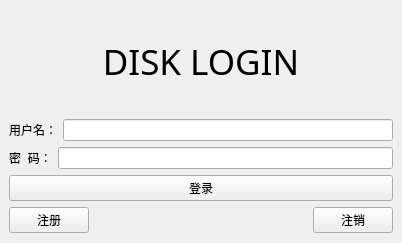
<?xml version="1.0" encoding="UTF-8"?>
<ui version="4.0">
 <class>clientWin</class>
 <widget class="QMainWindow" name="clientWin">
  <property name="geometry">
   <rect>
    <x>0</x>
    <y>0</y>
    <width>402</width>
    <height>243</height>
   </rect>
  </property>
  <property name="windowTitle">
   <string>clientWin</string>
  </property>
  <widget class="QWidget" name="centralwidget">
   <layout class="QVBoxLayout" name="verticalLayout_3">
    <item>
     <widget class="QLabel" name="label_3">
      <property name="font">
       <font>
        <family>Bauhaus 93</family>
        <pointsize>26</pointsize>
        <weight>50</weight>
        <bold>false</bold>
       </font>
      </property>
      <property name="text">
       <string>DISK LOGIN</string>
      </property>
      <property name="alignment">
       <set>Qt::AlignCenter</set>
      </property>
     </widget>
    </item>
    <item>
     <layout class="QVBoxLayout" name="verticalLayout_2">
      <item>
       <layout class="QVBoxLayout" name="verticalLayout">
        <item>
         <layout class="QHBoxLayout" name="horizontalLayout_2">
          <item>
           <widget class="QLabel" name="label">
            <property name="text">
             <string>用户名：</string>
            </property>
            <property name="alignment">
             <set>Qt::AlignCenter</set>
            </property>
           </widget>
          </item>
          <item>
           <widget class="QLineEdit" name="usernameInput"/>
          </item>
         </layout>
        </item>
        <item>
         <layout class="QHBoxLayout" name="horizontalLayout_3">
          <item>
           <widget class="QLabel" name="label_2">
            <property name="text">
             <string>密  码：</string>
            </property>
            <property name="alignment">
             <set>Qt::AlignCenter</set>
            </property>
           </widget>
          </item>
          <item>
           <widget class="QLineEdit" name="passwordInput">
            <property name="echoMode">
             <enum>QLineEdit::Password</enum>
            </property>
           </widget>
          </item>
         </layout>
        </item>
        <item>
         <widget class="QPushButton" name="login">
          <property name="text">
           <string>登录</string>
          </property>
         </widget>
        </item>
       </layout>
      </item>
      <item>
       <layout class="QHBoxLayout" name="horizontalLayout">
        <item>
         <widget class="QPushButton" name="regist">
          <property name="text">
           <string>注册</string>
          </property>
         </widget>
        </item>
        <item>
         <spacer name="horizontalSpacer">
          <property name="orientation">
           <enum>Qt::Horizontal</enum>
          </property>
          <property name="sizeHint" stdset="0">
           <size>
            <width>27</width>
            <height>27</height>
           </size>
          </property>
         </spacer>
        </item>
        <item>
         <widget class="QPushButton" name="logout">
          <property name="text">
           <string>注销</string>
          </property>
         </widget>
        </item>
       </layout>
      </item>
     </layout>
    </item>
   </layout>
  </widget>
 </widget>
 <resources/>
 <connections/>
</ui>
